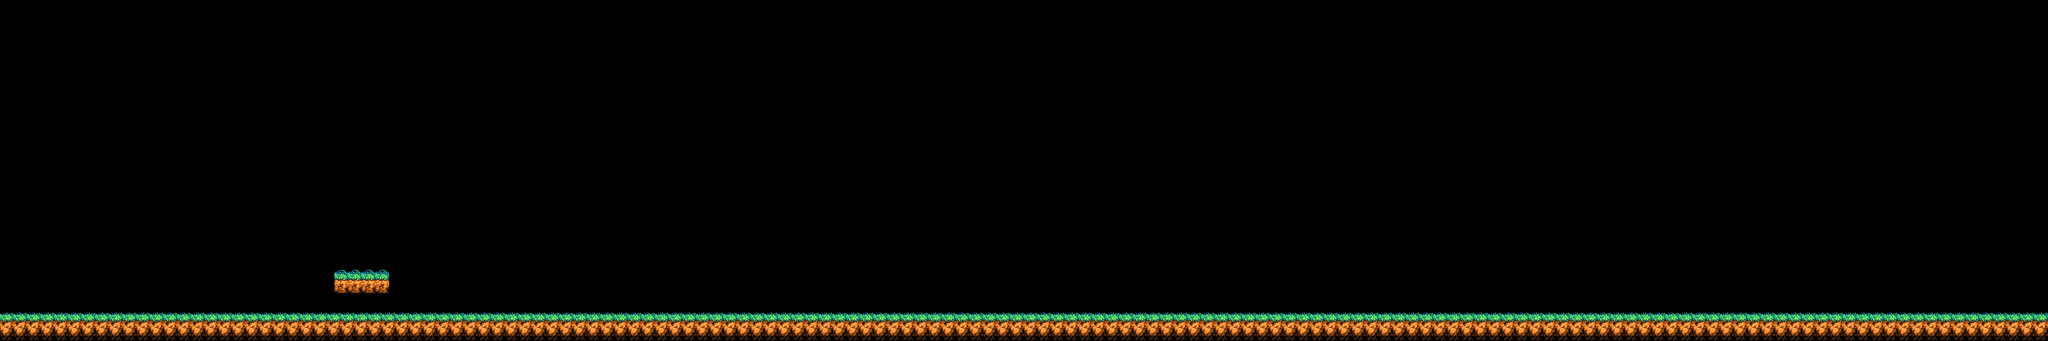

A 2D game scene composited from a Tiled map and its tileset images. What follows is a short description and the map's XML, with each tile layer's data collapsed to a summary:
An orthogonal 300x50 tile map with 16x16 px tiles, 1 tile layer (Tile Layer 1).

<map version="1.10" tiledversion="1.11.0" orientation="orthogonal" renderorder="right-down" width="300" height="50" tilewidth="16" tileheight="16" infinite="0" nextlayerid="2" nextobjectid="1">
 <tileset firstgid="1" name="tileset" tilewidth="16" tileheight="16" tilecount="144" columns="12">
  <image source="sets/tileset.png" width="192" height="192" />
 </tileset>
 <layer id="1" name="Tile Layer 1" width="300" height="50">
  <data>[15000 cells, 1532 non-empty, 18 distinct tile ids]</data>
 </layer>
</map>
